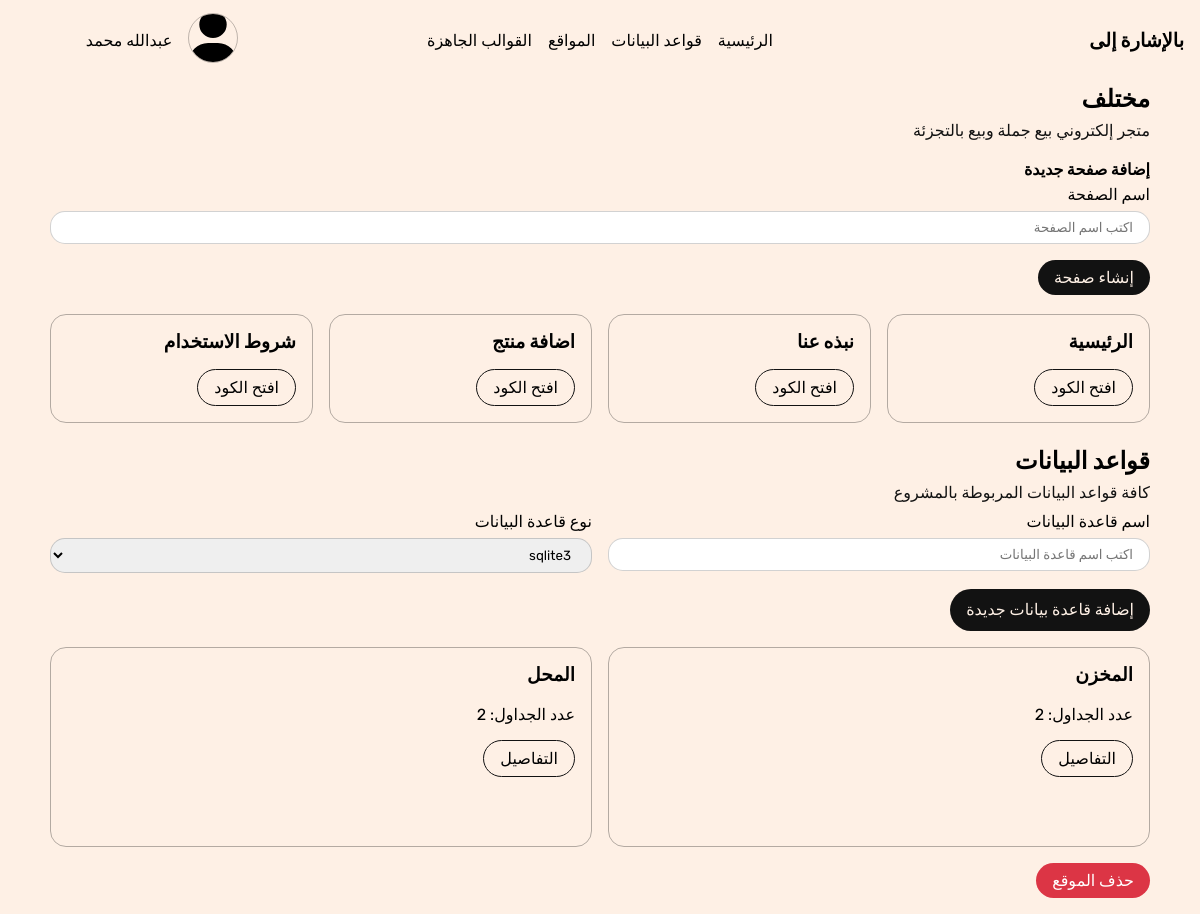
Screenshot of /websites/9/ with the database file from the repository.
### website/models.py (models this page shows, shortened)
class Website(models.Model):
    name = models.CharField(max_length=255, verbose_name="اسم الموقع")
    description = models.TextField(verbose_name="الوصف", blank=True, null=True)
    tool = models.ForeignKey(Tool, on_delete=models.SET_NULL, blank=True, null=True, verbose_name="اللغة / إطار العمل")
    date_created = models.DateTimeField(null=True, blank=True, verbose_name="تاريخ الإنشاء", auto_now_add=True)
    class Meta:
        verbose_name = 'موقع'
        verbose_name_plural = "المواقع"

class WebsitePage(models.Model):
    website = models.ForeignKey(Website, on_delete=models.CASCADE, verbose_name="الموقع", related_name='pages')
    name = models.CharField(max_length=250, verbose_name="اسم الصفحة")
    html = models.TextField(verbose_name="html", null=True, blank=True)
    css = models.TextField(verbose_name="css", null=True, blank=True)
    js = models.TextField(verbose_name="js", null=True, blank=True)
    class Meta:
        verbose_name =  "صفحة موقع"
        verbose_name_plural =  "صفحات المواقع"

class Database(models.Model):
    website = models.ForeignKey(Website, related_name='databases', on_delete=models.CASCADE)
    name = models.CharField(max_length=200, verbose_name="اسم قاعدة البيانات")
    db_type = models.ForeignKey(DBType, on_delete=models.CASCADE)
    class Meta:
        verbose_name = 'قاعدة بيانات'
        verbose_name_plural = 'قواعد البيانات'

### website/views.py (the view)
# urls.py: path('<int:id>/', website_details, name='website-details'),
def website_details(request, id):
    website = Website.objects.get(id=id)
    db_types = DBType.objects.filter(tool=website.tool)
    context = {
        'website': website,
        'db_types': db_types,
    }
    return render(request, 'website-details.html', context)

### templates/website-details.html (shortened to what this page needs)
{% extends 'base.html' %}
{% load static %}
{% block stylesheets %}
    <link rel="stylesheet" href="{% static 'css/website-details.css' %}">
{% endblock stylesheets %}
{% block content %}
    <section class="website-pages">
        <div class="container">
            <div class="section__heading">
                <h1 class="section__heading__title">
                    {{website.name}}
                </h1>
                <p class="section__heading__text">
                    {{website.description}}
                </p>
            </div>
            <div class="section__content">
                <h4>إضافة صفحة جديدة</h4>
                <form class="add-page-form">
                    <div class="field">
                        <p>اسم الصفحة</p>
                        <input type="text" name="page-name-input" placeholder="اكتب اسم الصفحة" class="input text-input">
                    </div>
                    <a  class="btn btn-solid-dark btn-add-page">إنشاء صفحة</a>
                </form>
            </div>
            <br>
            <div class="section__content all-pages-grid">
                <div class="grid website-pages-grid">
                    {% if website.pages.all %}
                        {% for page in website.pages.all %}
                        <div class="col page">
                            <h3>{{page.name}}</h3>
                            <a href="{% url 'website:page-details' page.id %}" class="btn btn-outline btn-open-code">افتح الكود</a>
                        </div>
                        {% endfor %}
                    {% else %}
                        <center>
                            <h3>لا يوجد صفحات لعرضها</h3>
                        </center>
                    {% endif %}
                </div>
            </div>
        </div>
    </section>
    <br>
    <section>
        <div class="container">
            <div class="section__heading">
                <h1 class="section__heading__title">قواعد البيانات</h1>
                <p class="section__heading__text">كافة قواعد البيانات المربوطة بالمشروع</p>
                <div class="add-database-form">
                    <form method="POST">
                        <div class="field">
                            <p>اسم قاعدة البيانات</p>
                            <input type="text" class="text-input input" placeholder="اكتب اسم قاعدة البيانات" name="db-name-input">
                        </div>
                        <div class="field">
                            <p>نوع قاعدة البيانات</p>
                            <select name="db-type-input" id="db-type-input">
                                {% for type in db_types %}
                                    <option value="{{type.id}}">{{type.name}}</option>
                                {% endfor %}
                            </select>
                        </div>
                    </form>
                </div>
                <a class="btn btn-solid-dark btn-add-db">إضافة قاعدة بيانات جديدة</a>
            </div>
            <div class="section__content">
                <div class="grid website-databases">
                    {% for db in website.databases.all %}
                    <div class="col database">
                        <h3>
                            {{db.name}}
                        </h3>
                        <br>
                        <p>
                            عدد الجداول:
                            <span>
                                {{db.tables.count}}
                            </span>
                        </p>
                        <a href="{% url 'website:db-details' db.id %}" class="btn btn-outline btn-open-code">التفاصيل</a>
                    </div>
                    {% endfor %}
                </div>
            </div>
        </div>
    </section>
    <section>
        <div class="container">
            <a href="{% url 'website:del-website' website.id %}" class="btn btn-solid-danger">حذف الموقع</a>
        </div>
    </section>
    {% endblock content %}

### project/static/css/main.css (style rules this page uses)
* { padding: 0; margin:0; box-sizing: border-box; font-family: "Rubik", sans-serif; }
a { color: #000; text-decoration: none; }
.container { margin: 0 auto; }
body { overflow-x: hidden; background-color: #fef0e5; margin-bottom: 1rem; }
section .section__heading { line-height: 1.6; margin-bottom: 1rem }
section .section__heading .section__heading__text { color: #121212; }
.grid { display: grid; grid-template-columns: repeat(auto-fit, minmax(250px, 1fr)); gap: 1rem; }
.grid .col { min-height: 200px; border-radius: 1rem; border: 1px solid #12121250; padding: 1rem; }
.btn { display: block; width: fit-content; padding: .5rem 1rem; border-radius: 2rem; margin-top: 1rem; outline: none; border: none; cursor: pointer; }
.btn-outline { border: 1px solid #121212; }
.btn-solid-danger { background: #dc3545; color: #ffffff; }
.btn-solid-dark { background: #121212; color: #fef0e5; }
.text-input { padding: .5rem 1rem; border-radius: 15px; outline: none; border: 1px solid #12121230; }
input { display: block; }
select { padding: .5rem 1rem ; border-radius: 15px; border: 1px solid #12121230; outline: none; }
@media (min-width: 1200px) { .container { width: 1100px; } }

### project/static/css/website-details.css (style rules this page uses)
.website-pages-grid .col { min-height: 100px; }
.add-page-form .field { line-height: 2; }
.add-page-form .input { width: 100%; }
.add-database-form form { display: flex; justify-content: space-between; width: 100%; flex-wrap: wrap; gap: 1rem; }
.add-database-form .field { line-height: 2; flex: 1; }
.add-database-form .input, .add-database-form select { width: 100%; max-width: 100%; }

### rows the page displays
Website: name "مختلف", description "متجر إلكتروني بيع جملة وبيع بالتجزئة"
WebsitePage: name "الرئيسية"
WebsitePage: name "نبذه عنا"
WebsitePage: name "اضافة منتج"
WebsitePage: name "شروط الاستخدام"
Database: name "المخزن", tables.count "2"
Database: name "المحل", tables.count "2"

### other values shown
form field db-type-input "sqlite3"
